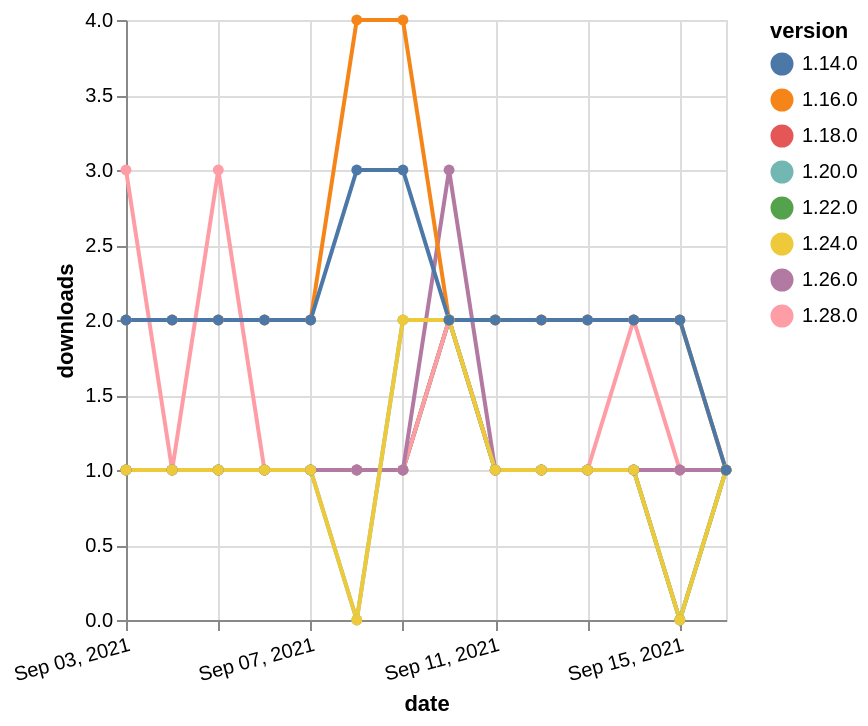

The specification (Vega-Lite) saved for this image:
### Vega-Lite specification from a JSON file in a GitHub repository (floating-point values rounded to 4 significant figures)
{"$schema": "https://vega.github.io/schema/vega-lite/v5.json", "description": "A simple bar chart with embedded data.", "data": {"values": [{"date": "2021-09-03", "total": 262, "delta": 1, "version": "1.18.0"}, {"date": "2021-09-04", "total": 263, "delta": 1, "version": "1.18.0"}, {"date": "2021-09-05", "total": 264, "delta": 1, "version": "1.18.0"}, {"date": "2021-09-06", "total": 265, "delta": 1, "version": "1.18.0"}, {"date": "2021-09-07", "total": 266, "delta": 1, "version": "1.18.0"}, {"date": "2021-09-08", "total": 267, "delta": 1, "version": "1.18.0"}, {"date": "2021-09-09", "total": 268, "delta": 1, "version": "1.18.0"}, {"date": "2021-09-10", "total": 270, "delta": 2, "version": "1.18.0"}, {"date": "2021-09-11", "total": 271, "delta": 1, "version": "1.18.0"}, {"date": "2021-09-12", "total": 272, "delta": 1, "version": "1.18.0"}, {"date": "2021-09-13", "total": 273, "delta": 1, "version": "1.18.0"}, {"date": "2021-09-14", "total": 274, "delta": 1, "version": "1.18.0"}, {"date": "2021-09-15", "total": 275, "delta": 1, "version": "1.18.0"}, {"date": "2021-09-16", "total": 276, "delta": 1, "version": "1.18.0"}, {"date": "2021-09-03", "total": 197, "delta": 1, "version": "1.22.0"}, {"date": "2021-09-04", "total": 198, "delta": 1, "version": "1.22.0"}, {"date": "2021-09-05", "total": 199, "delta": 1, "version": "1.22.0"}, {"date": "2021-09-06", "total": 200, "delta": 1, "version": "1.22.0"}, {"date": "2021-09-07", "total": 201, "delta": 1, "version": "1.22.0"}, {"date": "2021-09-08", "total": 202, "delta": 1, "version": "1.22.0"}, {"date": "2021-09-09", "total": 203, "delta": 1, "version": "1.22.0"}, {"date": "2021-09-10", "total": 205, "delta": 2, "version": "1.22.0"}, {"date": "2021-09-11", "total": 206, "delta": 1, "version": "1.22.0"}, {"date": "2021-09-12", "total": 207, "delta": 1, "version": "1.22.0"}, {"date": "2021-09-13", "total": 208, "delta": 1, "version": "1.22.0"}, {"date": "2021-09-14", "total": 209, "delta": 1, "version": "1.22.0"}, {"date": "2021-09-15", "total": 209, "delta": 0, "version": "1.22.0"}, {"date": "2021-09-16", "total": 210, "delta": 1, "version": "1.22.0"}, {"date": "2021-09-03", "total": 126, "delta": 3, "version": "1.28.0"}, {"date": "2021-09-04", "total": 127, "delta": 1, "version": "1.28.0"}, {"date": "2021-09-05", "total": 130, "delta": 3, "version": "1.28.0"}, {"date": "2021-09-06", "total": 131, "delta": 1, "version": "1.28.0"}, {"date": "2021-09-07", "total": 132, "delta": 1, "version": "1.28.0"}, {"date": "2021-09-08", "total": 133, "delta": 1, "version": "1.28.0"}, {"date": "2021-09-09", "total": 134, "delta": 1, "version": "1.28.0"}, {"date": "2021-09-10", "total": 136, "delta": 2, "version": "1.28.0"}, {"date": "2021-09-11", "total": 137, "delta": 1, "version": "1.28.0"}, {"date": "2021-09-12", "total": 138, "delta": 1, "version": "1.28.0"}, {"date": "2021-09-13", "total": 139, "delta": 1, "version": "1.28.0"}, {"date": "2021-09-14", "total": 141, "delta": 2, "version": "1.28.0"}, {"date": "2021-09-15", "total": 142, "delta": 1, "version": "1.28.0"}, {"date": "2021-09-16", "total": 143, "delta": 1, "version": "1.28.0"}, {"date": "2021-09-03", "total": 210, "delta": 1, "version": "1.26.0"}, {"date": "2021-09-04", "total": 211, "delta": 1, "version": "1.26.0"}, {"date": "2021-09-05", "total": 212, "delta": 1, "version": "1.26.0"}, {"date": "2021-09-06", "total": 213, "delta": 1, "version": "1.26.0"}, {"date": "2021-09-07", "total": 214, "delta": 1, "version": "1.26.0"}, {"date": "2021-09-08", "total": 215, "delta": 1, "version": "1.26.0"}, {"date": "2021-09-09", "total": 216, "delta": 1, "version": "1.26.0"}, {"date": "2021-09-10", "total": 219, "delta": 3, "version": "1.26.0"}, {"date": "2021-09-11", "total": 220, "delta": 1, "version": "1.26.0"}, {"date": "2021-09-12", "total": 221, "delta": 1, "version": "1.26.0"}, {"date": "2021-09-13", "total": 222, "delta": 1, "version": "1.26.0"}, {"date": "2021-09-14", "total": 223, "delta": 1, "version": "1.26.0"}, {"date": "2021-09-15", "total": 224, "delta": 1, "version": "1.26.0"}, {"date": "2021-09-16", "total": 225, "delta": 1, "version": "1.26.0"}, {"date": "2021-09-03", "total": 201, "delta": 1, "version": "1.20.0"}, {"date": "2021-09-04", "total": 202, "delta": 1, "version": "1.20.0"}, {"date": "2021-09-05", "total": 203, "delta": 1, "version": "1.20.0"}, {"date": "2021-09-06", "total": 204, "delta": 1, "version": "1.20.0"}, {"date": "2021-09-07", "total": 205, "delta": 1, "version": "1.20.0"}, {"date": "2021-09-08", "total": 205, "delta": 0, "version": "1.20.0"}, {"date": "2021-09-09", "total": 207, "delta": 2, "version": "1.20.0"}, {"date": "2021-09-10", "total": 209, "delta": 2, "version": "1.20.0"}, {"date": "2021-09-11", "total": 210, "delta": 1, "version": "1.20.0"}, {"date": "2021-09-12", "total": 211, "delta": 1, "version": "1.20.0"}, {"date": "2021-09-13", "total": 212, "delta": 1, "version": "1.20.0"}, {"date": "2021-09-14", "total": 213, "delta": 1, "version": "1.20.0"}, {"date": "2021-09-15", "total": 213, "delta": 0, "version": "1.20.0"}, {"date": "2021-09-16", "total": 214, "delta": 1, "version": "1.20.0"}, {"date": "2021-09-03", "total": 2513, "delta": 2, "version": "1.16.0"}, {"date": "2021-09-04", "total": 2515, "delta": 2, "version": "1.16.0"}, {"date": "2021-09-05", "total": 2517, "delta": 2, "version": "1.16.0"}, {"date": "2021-09-06", "total": 2519, "delta": 2, "version": "1.16.0"}, {"date": "2021-09-07", "total": 2521, "delta": 2, "version": "1.16.0"}, {"date": "2021-09-08", "total": 2525, "delta": 4, "version": "1.16.0"}, {"date": "2021-09-09", "total": 2529, "delta": 4, "version": "1.16.0"}, {"date": "2021-09-10", "total": 2531, "delta": 2, "version": "1.16.0"}, {"date": "2021-09-11", "total": 2533, "delta": 2, "version": "1.16.0"}, {"date": "2021-09-12", "total": 2535, "delta": 2, "version": "1.16.0"}, {"date": "2021-09-13", "total": 2537, "delta": 2, "version": "1.16.0"}, {"date": "2021-09-14", "total": 2539, "delta": 2, "version": "1.16.0"}, {"date": "2021-09-15", "total": 2541, "delta": 2, "version": "1.16.0"}, {"date": "2021-09-16", "total": 2542, "delta": 1, "version": "1.16.0"}, {"date": "2021-09-03", "total": 172, "delta": 1, "version": "1.24.0"}, {"date": "2021-09-04", "total": 173, "delta": 1, "version": "1.24.0"}, {"date": "2021-09-05", "total": 174, "delta": 1, "version": "1.24.0"}, {"date": "2021-09-06", "total": 175, "delta": 1, "version": "1.24.0"}, {"date": "2021-09-07", "total": 176, "delta": 1, "version": "1.24.0"}, {"date": "2021-09-08", "total": 176, "delta": 0, "version": "1.24.0"}, {"date": "2021-09-09", "total": 178, "delta": 2, "version": "1.24.0"}, {"date": "2021-09-10", "total": 180, "delta": 2, "version": "1.24.0"}, {"date": "2021-09-11", "total": 181, "delta": 1, "version": "1.24.0"}, {"date": "2021-09-12", "total": 182, "delta": 1, "version": "1.24.0"}, {"date": "2021-09-13", "total": 183, "delta": 1, "version": "1.24.0"}, {"date": "2021-09-14", "total": 184, "delta": 1, "version": "1.24.0"}, {"date": "2021-09-15", "total": 184, "delta": 0, "version": "1.24.0"}, {"date": "2021-09-16", "total": 185, "delta": 1, "version": "1.24.0"}, {"date": "2021-09-03", "total": 2350, "delta": 2, "version": "1.14.0"}, {"date": "2021-09-04", "total": 2352, "delta": 2, "version": "1.14.0"}, {"date": "2021-09-05", "total": 2354, "delta": 2, "version": "1.14.0"}, {"date": "2021-09-06", "total": 2356, "delta": 2, "version": "1.14.0"}, {"date": "2021-09-07", "total": 2358, "delta": 2, "version": "1.14.0"}, {"date": "2021-09-08", "total": 2361, "delta": 3, "version": "1.14.0"}, {"date": "2021-09-09", "total": 2364, "delta": 3, "version": "1.14.0"}, {"date": "2021-09-10", "total": 2366, "delta": 2, "version": "1.14.0"}, {"date": "2021-09-11", "total": 2368, "delta": 2, "version": "1.14.0"}, {"date": "2021-09-12", "total": 2370, "delta": 2, "version": "1.14.0"}, {"date": "2021-09-13", "total": 2372, "delta": 2, "version": "1.14.0"}, {"date": "2021-09-14", "total": 2374, "delta": 2, "version": "1.14.0"}, {"date": "2021-09-15", "total": 2376, "delta": 2, "version": "1.14.0"}, {"date": "2021-09-16", "total": 2377, "delta": 1, "version": "1.14.0"}]}, "width": "container", "mark": {"type": "line", "point": {"filled": true}}, "encoding": {"x": {"field": "date", "type": "temporal", "timeUnit": "yearmonthdate", "title": "date", "axis": {"labelAngle": -15}}, "y": {"field": "delta", "type": "quantitative", "title": "downloads"}, "color": {"field": "version", "type": "nominal"}, "tooltip": {"field": "delta"}}}
